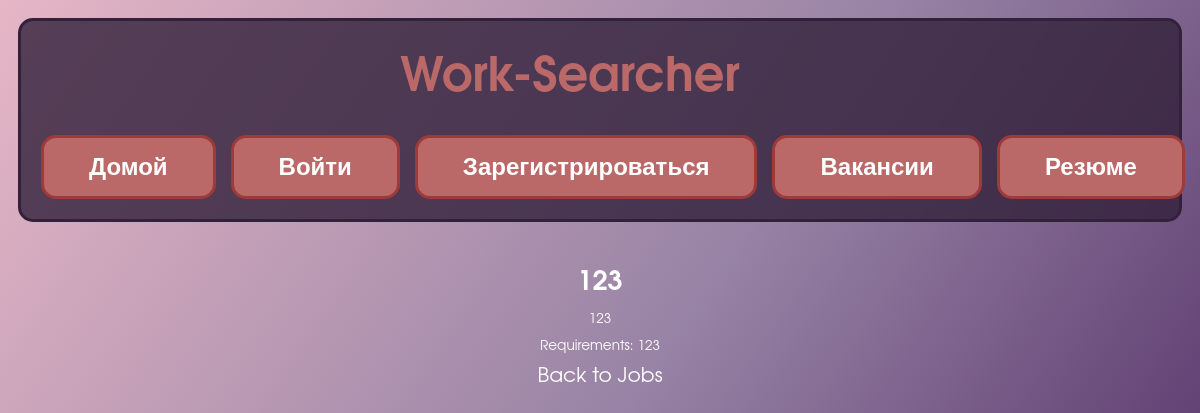
/job/1, run on the app's committed database.
### Model/models.py (models this page shows)
class Job(db.Model):
    id = db.Column(db.Integer, primary_key=True)
    title = db.Column(db.String(300), nullable=False)
    description = db.Column(db.Text, nullable=False)
    requirements = db.Column(db.String(200))
    image_filename = db.Column(db.String(300))
    region = db.Column(db.String(30), nullable=False)  # Новое поле для региона
    author_id = db.Column(db.Integer, db.ForeignKey('user.id'), nullable=False)

### Controller/job.py (the view)
@job.route('/job/<int:job_id>')
def show_job(job_id):
    job = Job.query.get(job_id)
    if not job:
        abort(404, description="Вакансия не найдена")
    return render_template('show_job.html', job=job)

### templates/show_job.html (shortened to what this page needs)
{% extends "base.html" %}
{% block content %}
    <h1>{{ job.title }}</h1>
    <p>{{ job.description }}</p>
    <p>Requirements: {{ job.requirements }}</p>
    <a href="{{ url_for('forum.jobs') }}">Back to Jobs</a>
{% endblock %}

### static/styles.css (style rules this page uses)
html { height:100%; }
body { background: rgb(230,182,198); background: linear-gradient(124deg, rgba(230,182,198,1) 0%, rgb(151, 131, 165) 52%, rgba(75,36,94,1) 100%); color : #ffffff; font-family: Avantgarde, TeX Gyre Adventor, URW Gothic L, sans-serif; -webkit-background-size: cover; }
a { text-decoration: none; color: #ffffff; font-size: 150%; padding: 15px; }

### data on the page
Job: title "123", description "123", requirements "123"
